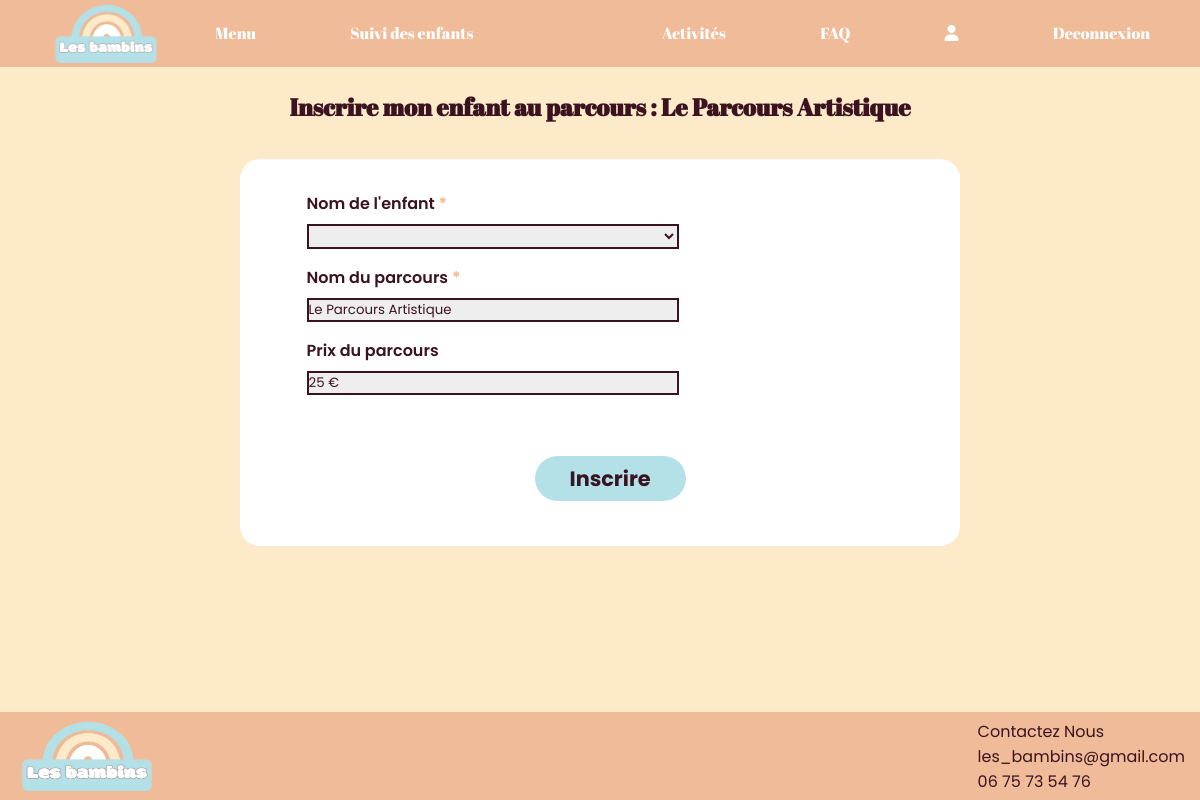
/index.php?controller=RegParcours&action=inscrireEnfantParcours&id_parcours=PC102 (signed in), run on the app's committed database.
### tables this page shows
CREATE TABLE `parcours_activite` (
  `id_parcours` varchar(5) NOT NULL,
  `titre_parcours` varchar(55) NOT NULL,
  `prix_parcours` double NOT NULL,
  `description_parcours` text DEFAULT NULL,
  `nb_places_parcours` tinyint(4) NOT NULL,
  `date_debut_parcours` date NOT NULL,
  `date_fin_parcours` date NOT NULL,
  `created_at` datetime DEFAULT current_timestamp(),
  `updated_at` datetime DEFAULT current_timestamp() ON UPDATE current_timestamp()
);

### app/core/Controller.php (called while the page is built, shortened)
<?php
Class Controller{
    public function view($view, $data=[]){
        extract($data);
        require_once ROOT_PATH."app/vues/$view.php";
        require_once ROOT_PATH."app/vues/layout.php";
    }
}
?>

### index.php (called while the page is built, shortened)
<?php
require_once './app/core/router.php';
?>

### app/core/autoload.php (called while the page is built, shortened)
<?php
spl_autoload_register(function ($class) {
    $paths = [
        ROOT_PATH . 'app/controllers/',
        ROOT_PATH . 'app/models/',
        ROOT_PATH . 'app/core/',
    ];
    foreach ($paths as $path) {
        $file = $path . $class . '.php';
        if (file_exists($file)) {
            return;
        }
    }
});
?>

### config/config.php (called while the page is built, shortened)
<?php
function connect_to_db(){
    $user = 'root';
    $host="127.0.0.1";
    $pwd='';
    $dbname="les_bambins";
    try{
        $bdd = new PDO("mysql:host=$host;port=3306;dbname=$dbname;charset=utf8", $user, $pwd, [
            PDO::ATTR_ERRMODE => PDO::ERRMODE_EXCEPTION
        ]);
        return $bdd;
    }catch(Exception $e){
        die('Erreur:'.$e->getMessage());
    }
}
?>

### app/models/Parcours.php (called while the page is built, shortened)
<?php
Class Parcours{
    private $db;
    function __construct()
    {
        $this->db = connect_to_db();
    }
    public function GetParcours($id){
        $query = $this->db->prepare("SELECT * FROM PARCOURS_ACTIVITE WHERE id_parcours=:id");
        $query->execute([':id'=>$id]);
        return $query->fetch(PDO::FETCH_ASSOC);
    }
}
?>

### app/vues/FormInscriptionParcours.php (the view, shortened to what this page needs)
<div class="containerOrange">
    <h1>Inscrire mon enfant au parcours : <?= htmlspecialchars($parcours['titre_parcours'] ?? 'Parcours inconnu') ?></h1>
    <div class="containbox">
        <form method="post" action="index.php?controller=RegParcours&action=inscrireEnfantParcours">
            <div class="register-data-form RP">
                <div class="register-tab-form-item register-tab-holiday-item">
                    <label for="id_enfant">Nom de l'enfant <span class="obligate">*</span></label>
                    <select class="input-text-RP" name="id_enfant" id="id_enfant" required>
                    </select>
                </div>
                <div class="register-tab-form-item register-tab-holiday-item">
                    <label for="parcours">Nom du parcours <span class="obligate">*</span></label>
                    <input type="text" class="input-text-RP" name="parcours" id="parcours" value="<?= htmlspecialchars($parcours['titre_parcours'] ?? '') ?>" readonly>
                </div>
                <div class="register-tab-form-item register-tab-holiday-item">
                    <label for="prix_parcours">Prix du parcours</label>
                    <input type="text" class="input-text-RP" name="prix_parcours" id="prix_parcours" value="<?= htmlspecialchars($parcours['prix_parcours'] ?? '') ?> €" readonly>
                </div>
                <div class="register-tab-for-btn">
                    <button type="submit">Inscrire</button>
                </div>
            </div>
        </form>
    </div>
</div>

### public/CSS/index.css (style rules this page uses)
:root { --primary-color: #f0bb98; --btn-color: #b4e1e8; --hover-color: #efeeeed4; --form-color: #efeeee; --font-color: #fceac9; --text-color: #3b1320; --white-color:white; --blue-color:#b8e0e5; --green-color:#d4f5c9; --purple-color:#d9c2f2; }
* { box-sizing: border-box; font-family: "Poppins", serif; margin: 0; padding: 0; color: var(--text-color); }
.body { display: grid; min-height: 100vh; grid-template-areas: 'header ' 'main ' 'footer '; grid-template-rows: auto 1fr auto; }
.register-tab-for-btn { width: 100%; display: flex; gap: 3em; justify-content: center; margin-top: 2em; }
h1 { font-family: "Abril Fatface", serif; text-align: center; font-size: 1.5em; margin: 1em auto; }
.register-data-form { display: flex; flex-wrap: wrap; justify-content: space-around; }
button { background-color: var(--btn-color); padding: 7px 35px 7px; border: none; border-radius: 27px; margin: 1em auto; font-weight: bold; font-size: 1.3em; display: block; }
.register-tab-form-item { display: flex; justify-content: space-between; }
.register-tab-holiday-item { display: flex; flex-direction: column; justify-content: space-between; padding: 0.5em 0.5em 0.5em 1.3em; font-weight: 600; gap: 0.5em; }
.register-tab-form-item,.inscription-group-item { padding-left: 1.4em; }
.obligate { color: var(--primary-color); font-weight: bold; }
.containerOrange { background-color: var(--font-color); height: 100%; width: 100%; align-items: center; justify-content: center; }
.input-text-RP { width: 60%; border: solid 2px var(--text-color); background-color: var(--form-color); }
.register-data-form.RP { justify-content: start; margin-left: 3%; display: block; }
.containbox { background-color: var(--white-color); border-radius: 20px; width: 60%; margin: 3% auto; padding: 2%; }

### data on the page
parcours_activite: titre_parcours "Le Parcours Artistique", parcours "Le Parcours Artistique", prix_parcours "25 €"
